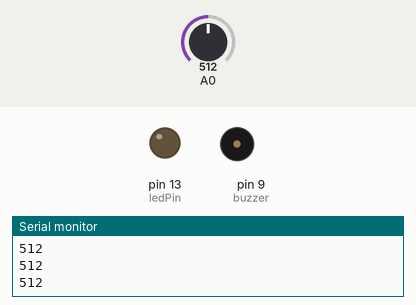
Bench run of a sketch on a simulated Arduino Uno, built with avr-gcc and run on an emulated ATmega328P. On the bench: output pins drawn as LEDs (lit = HIGH), buzzer (waves = sounding), the last lines printed to the serial monitor. Dashed ring = blinking. The test bench sets the inputs (shaded band); at power-on: A0 = 512.

Above: at 1.3 s.
1.4 s: A0 set to 692
3.2 s: A0 set to 716
At 4.5 s:
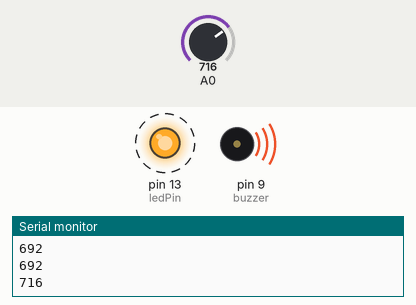
6.2 s: A0 set to 690
At 6.2 s:
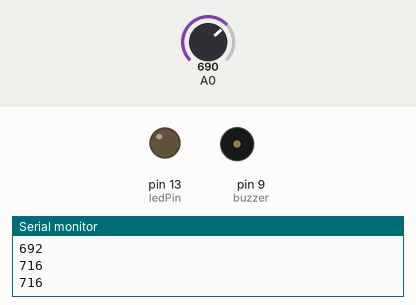
7.7 s: A0 set to 710
At 9.4 s:
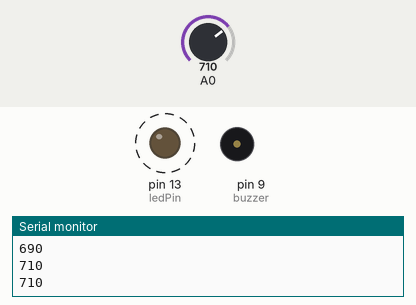
Timing chart, 0 to 11.7 s (numbered marks = the images above; inputs shaded):
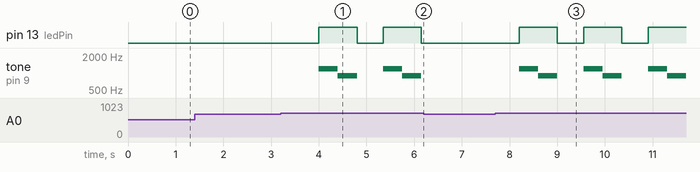

The sketch:

copy_of_exquisite_allis_bojo1__1_.ino
```cpp
int sensorPin=0;
int ledPin = 13;
int buzzer = 9;
void setup()
{
  pinMode(ledPin, OUTPUT);
  pinMode(buzzer, OUTPUT);
  Serial.begin(9600);
 }

void loop()
{
  sensorPin=analogRead(A0);
  Serial.println(sensorPin);
  delay(500);
  if (sensorPin>700){
  	digitalWrite(ledPin, HIGH);
    tone(buzzer, 1200);
    delay(400);
    tone(buzzer,900);
    delay(400);
    digitalWrite(ledPin,LOW);
    noTone(buzzer);
    delay(50);


  }
}
```

Measured:
- the behaviour switches between 700 and 701 on A0 (found by bisection; images 0 and 1)
- after the input at 3.2 s, pin 13 (ledPin): alternates HIGH for 0.80 s and LOW for 0.55 s, starting after 0.80 s; tone on pin 9 (buzzer): plays 1200 Hz for 0.40 s, 900 Hz for 0.40 s, 1200 Hz for 0.40 s, 900 Hz for 0.40 s, starting after 0.80 s
- after the input at 6.2 s, pin 13 (ledPin): stays LOW (without the input it goes to HIGH after 0.50 s); tone on pin 9 (buzzer): stays silent (without the input it goes to 1200 Hz after 0.50 s)
- after the input at 7.7 s, pin 13 (ledPin): alternates HIGH for 0.80 s and LOW for 0.55 s, starting after 0.50 s; tone on pin 9 (buzzer): silent → 1200 Hz after 0.50 s, then repeats every 1.4 s: 900 Hz 0.40 s, silent 0.55 s, 1200 Hz 0.40 s
